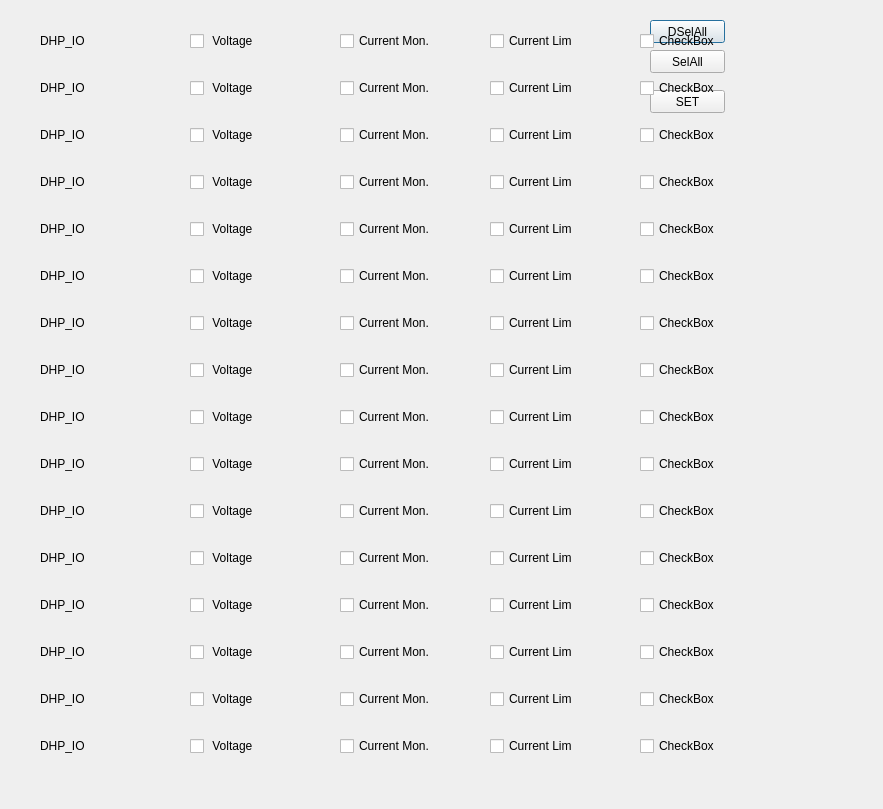
<?xml version="1.0" encoding="UTF-8"?>
<ui version="4.0">
 <class>Dialog</class>
 <widget class="QDialog" name="Dialog">
  <property name="geometry">
   <rect>
    <x>0</x>
    <y>0</y>
    <width>883</width>
    <height>809</height>
   </rect>
  </property>
  <property name="windowTitle">
   <string>Dialog</string>
  </property>
  <widget class="QPushButton" name="pushButton">
   <property name="geometry">
    <rect>
     <x>650</x>
     <y>20</y>
     <width>75</width>
     <height>23</height>
    </rect>
   </property>
   <property name="text">
    <string>DSelAll</string>
   </property>
  </widget>
  <widget class="QPushButton" name="pushButton_2">
   <property name="geometry">
    <rect>
     <x>650</x>
     <y>50</y>
     <width>75</width>
     <height>23</height>
    </rect>
   </property>
   <property name="text">
    <string>SelAll</string>
   </property>
  </widget>
  <widget class="QPushButton" name="pushButton_3">
   <property name="geometry">
    <rect>
     <x>650</x>
     <y>90</y>
     <width>75</width>
     <height>23</height>
    </rect>
   </property>
   <property name="text">
    <string>SET</string>
   </property>
  </widget>
  <widget class="QWidget" name="verticalLayoutWidget">
   <property name="geometry">
    <rect>
     <x>30</x>
     <y>20</y>
     <width>764</width>
     <height>761</height>
    </rect>
   </property>
   <layout class="QVBoxLayout" name="verticalLayout">
    <item>
     <layout class="QHBoxLayout" name="Channel_10">
      <property name="margin">
       <number>10</number>
      </property>
      <item>
       <widget class="QLabel" name="ChannelLabel_10">
        <property name="text">
         <string>DHP_IO</string>
        </property>
       </widget>
      </item>
      <item>
       <widget class="QCheckBox" name="checkBox_37">
        <property name="text">
         <string> Voltage</string>
        </property>
       </widget>
      </item>
      <item>
       <widget class="QCheckBox" name="checkBox_38">
        <property name="text">
         <string>Current Mon.</string>
        </property>
       </widget>
      </item>
      <item>
       <widget class="QCheckBox" name="checkBox_39">
        <property name="text">
         <string>Current Lim</string>
        </property>
       </widget>
      </item>
      <item>
       <widget class="QCheckBox" name="checkBox_40">
        <property name="text">
         <string>CheckBox</string>
        </property>
       </widget>
      </item>
     </layout>
    </item>
    <item>
     <layout class="QHBoxLayout" name="Channel_9">
      <property name="margin">
       <number>10</number>
      </property>
      <item>
       <widget class="QLabel" name="ChannelLabel_9">
        <property name="text">
         <string>DHP_IO</string>
        </property>
       </widget>
      </item>
      <item>
       <widget class="QCheckBox" name="checkBox_33">
        <property name="text">
         <string> Voltage</string>
        </property>
       </widget>
      </item>
      <item>
       <widget class="QCheckBox" name="checkBox_34">
        <property name="text">
         <string>Current Mon.</string>
        </property>
       </widget>
      </item>
      <item>
       <widget class="QCheckBox" name="checkBox_35">
        <property name="text">
         <string>Current Lim</string>
        </property>
       </widget>
      </item>
      <item>
       <widget class="QCheckBox" name="checkBox_36">
        <property name="text">
         <string>CheckBox</string>
        </property>
       </widget>
      </item>
     </layout>
    </item>
    <item>
     <layout class="QHBoxLayout" name="Channel_14">
      <property name="margin">
       <number>10</number>
      </property>
      <item>
       <widget class="QLabel" name="ChannelLabel_14">
        <property name="text">
         <string>DHP_IO</string>
        </property>
       </widget>
      </item>
      <item>
       <widget class="QCheckBox" name="checkBox_53">
        <property name="text">
         <string> Voltage</string>
        </property>
       </widget>
      </item>
      <item>
       <widget class="QCheckBox" name="checkBox_54">
        <property name="text">
         <string>Current Mon.</string>
        </property>
       </widget>
      </item>
      <item>
       <widget class="QCheckBox" name="checkBox_55">
        <property name="text">
         <string>Current Lim</string>
        </property>
       </widget>
      </item>
      <item>
       <widget class="QCheckBox" name="checkBox_56">
        <property name="text">
         <string>CheckBox</string>
        </property>
       </widget>
      </item>
     </layout>
    </item>
    <item>
     <layout class="QHBoxLayout" name="Channel_13">
      <property name="margin">
       <number>10</number>
      </property>
      <item>
       <widget class="QLabel" name="ChannelLabel_13">
        <property name="text">
         <string>DHP_IO</string>
        </property>
       </widget>
      </item>
      <item>
       <widget class="QCheckBox" name="checkBox_49">
        <property name="text">
         <string> Voltage</string>
        </property>
       </widget>
      </item>
      <item>
       <widget class="QCheckBox" name="checkBox_50">
        <property name="text">
         <string>Current Mon.</string>
        </property>
       </widget>
      </item>
      <item>
       <widget class="QCheckBox" name="checkBox_51">
        <property name="text">
         <string>Current Lim</string>
        </property>
       </widget>
      </item>
      <item>
       <widget class="QCheckBox" name="checkBox_52">
        <property name="text">
         <string>CheckBox</string>
        </property>
       </widget>
      </item>
     </layout>
    </item>
    <item>
     <layout class="QHBoxLayout" name="Channel_12">
      <property name="margin">
       <number>10</number>
      </property>
      <item>
       <widget class="QLabel" name="ChannelLabel_12">
        <property name="text">
         <string>DHP_IO</string>
        </property>
       </widget>
      </item>
      <item>
       <widget class="QCheckBox" name="checkBox_45">
        <property name="text">
         <string> Voltage</string>
        </property>
       </widget>
      </item>
      <item>
       <widget class="QCheckBox" name="checkBox_46">
        <property name="text">
         <string>Current Mon.</string>
        </property>
       </widget>
      </item>
      <item>
       <widget class="QCheckBox" name="checkBox_47">
        <property name="text">
         <string>Current Lim</string>
        </property>
       </widget>
      </item>
      <item>
       <widget class="QCheckBox" name="checkBox_48">
        <property name="text">
         <string>CheckBox</string>
        </property>
       </widget>
      </item>
     </layout>
    </item>
    <item>
     <layout class="QHBoxLayout" name="Channel_7">
      <property name="margin">
       <number>10</number>
      </property>
      <item>
       <widget class="QLabel" name="ChannelLabel_7">
        <property name="text">
         <string>DHP_IO</string>
        </property>
       </widget>
      </item>
      <item>
       <widget class="QCheckBox" name="checkBox_25">
        <property name="text">
         <string> Voltage</string>
        </property>
       </widget>
      </item>
      <item>
       <widget class="QCheckBox" name="checkBox_26">
        <property name="text">
         <string>Current Mon.</string>
        </property>
       </widget>
      </item>
      <item>
       <widget class="QCheckBox" name="checkBox_27">
        <property name="text">
         <string>Current Lim</string>
        </property>
       </widget>
      </item>
      <item>
       <widget class="QCheckBox" name="checkBox_28">
        <property name="text">
         <string>CheckBox</string>
        </property>
       </widget>
      </item>
     </layout>
    </item>
    <item>
     <layout class="QHBoxLayout" name="Channel_2">
      <property name="margin">
       <number>10</number>
      </property>
      <item>
       <widget class="QLabel" name="ChannelLabel_2">
        <property name="text">
         <string>DHP_IO</string>
        </property>
       </widget>
      </item>
      <item>
       <widget class="QCheckBox" name="checkBox_5">
        <property name="text">
         <string> Voltage</string>
        </property>
       </widget>
      </item>
      <item>
       <widget class="QCheckBox" name="checkBox_6">
        <property name="text">
         <string>Current Mon.</string>
        </property>
       </widget>
      </item>
      <item>
       <widget class="QCheckBox" name="checkBox_7">
        <property name="text">
         <string>Current Lim</string>
        </property>
       </widget>
      </item>
      <item>
       <widget class="QCheckBox" name="checkBox_8">
        <property name="text">
         <string>CheckBox</string>
        </property>
       </widget>
      </item>
     </layout>
    </item>
    <item>
     <layout class="QHBoxLayout" name="Channel">
      <property name="margin">
       <number>10</number>
      </property>
      <item>
       <widget class="QLabel" name="ChannelLabel">
        <property name="text">
         <string>DHP_IO</string>
        </property>
       </widget>
      </item>
      <item>
       <widget class="QCheckBox" name="checkBox_4">
        <property name="text">
         <string> Voltage</string>
        </property>
       </widget>
      </item>
      <item>
       <widget class="QCheckBox" name="checkBox_3">
        <property name="text">
         <string>Current Mon.</string>
        </property>
       </widget>
      </item>
      <item>
       <widget class="QCheckBox" name="checkBox_2">
        <property name="text">
         <string>Current Lim</string>
        </property>
       </widget>
      </item>
      <item>
       <widget class="QCheckBox" name="checkBox">
        <property name="text">
         <string>CheckBox</string>
        </property>
       </widget>
      </item>
     </layout>
    </item>
    <item>
     <layout class="QHBoxLayout" name="Channel_15">
      <property name="margin">
       <number>10</number>
      </property>
      <item>
       <widget class="QLabel" name="ChannelLabel_15">
        <property name="text">
         <string>DHP_IO</string>
        </property>
       </widget>
      </item>
      <item>
       <widget class="QCheckBox" name="checkBox_57">
        <property name="text">
         <string> Voltage</string>
        </property>
       </widget>
      </item>
      <item>
       <widget class="QCheckBox" name="checkBox_58">
        <property name="text">
         <string>Current Mon.</string>
        </property>
       </widget>
      </item>
      <item>
       <widget class="QCheckBox" name="checkBox_59">
        <property name="text">
         <string>Current Lim</string>
        </property>
       </widget>
      </item>
      <item>
       <widget class="QCheckBox" name="checkBox_60">
        <property name="text">
         <string>CheckBox</string>
        </property>
       </widget>
      </item>
     </layout>
    </item>
    <item>
     <layout class="QHBoxLayout" name="Channel_5">
      <property name="margin">
       <number>10</number>
      </property>
      <item>
       <widget class="QLabel" name="ChannelLabel_5">
        <property name="text">
         <string>DHP_IO</string>
        </property>
       </widget>
      </item>
      <item>
       <widget class="QCheckBox" name="checkBox_17">
        <property name="text">
         <string> Voltage</string>
        </property>
       </widget>
      </item>
      <item>
       <widget class="QCheckBox" name="checkBox_18">
        <property name="text">
         <string>Current Mon.</string>
        </property>
       </widget>
      </item>
      <item>
       <widget class="QCheckBox" name="checkBox_19">
        <property name="text">
         <string>Current Lim</string>
        </property>
       </widget>
      </item>
      <item>
       <widget class="QCheckBox" name="checkBox_20">
        <property name="text">
         <string>CheckBox</string>
        </property>
       </widget>
      </item>
     </layout>
    </item>
    <item>
     <layout class="QHBoxLayout" name="Channel_8">
      <property name="margin">
       <number>10</number>
      </property>
      <item>
       <widget class="QLabel" name="ChannelLabel_8">
        <property name="text">
         <string>DHP_IO</string>
        </property>
       </widget>
      </item>
      <item>
       <widget class="QCheckBox" name="checkBox_29">
        <property name="text">
         <string> Voltage</string>
        </property>
       </widget>
      </item>
      <item>
       <widget class="QCheckBox" name="checkBox_30">
        <property name="text">
         <string>Current Mon.</string>
        </property>
       </widget>
      </item>
      <item>
       <widget class="QCheckBox" name="checkBox_31">
        <property name="text">
         <string>Current Lim</string>
        </property>
       </widget>
      </item>
      <item>
       <widget class="QCheckBox" name="checkBox_32">
        <property name="text">
         <string>CheckBox</string>
        </property>
       </widget>
      </item>
     </layout>
    </item>
    <item>
     <layout class="QHBoxLayout" name="Channel_16">
      <property name="margin">
       <number>10</number>
      </property>
      <item>
       <widget class="QLabel" name="ChannelLabel_16">
        <property name="text">
         <string>DHP_IO</string>
        </property>
       </widget>
      </item>
      <item>
       <widget class="QCheckBox" name="checkBox_61">
        <property name="text">
         <string> Voltage</string>
        </property>
       </widget>
      </item>
      <item>
       <widget class="QCheckBox" name="checkBox_62">
        <property name="text">
         <string>Current Mon.</string>
        </property>
       </widget>
      </item>
      <item>
       <widget class="QCheckBox" name="checkBox_63">
        <property name="text">
         <string>Current Lim</string>
        </property>
       </widget>
      </item>
      <item>
       <widget class="QCheckBox" name="checkBox_64">
        <property name="text">
         <string>CheckBox</string>
        </property>
       </widget>
      </item>
     </layout>
    </item>
    <item>
     <layout class="QHBoxLayout" name="Channel_4">
      <property name="margin">
       <number>10</number>
      </property>
      <item>
       <widget class="QLabel" name="ChannelLabel_4">
        <property name="text">
         <string>DHP_IO</string>
        </property>
       </widget>
      </item>
      <item>
       <widget class="QCheckBox" name="checkBox_13">
        <property name="text">
         <string> Voltage</string>
        </property>
       </widget>
      </item>
      <item>
       <widget class="QCheckBox" name="checkBox_14">
        <property name="text">
         <string>Current Mon.</string>
        </property>
       </widget>
      </item>
      <item>
       <widget class="QCheckBox" name="checkBox_15">
        <property name="text">
         <string>Current Lim</string>
        </property>
       </widget>
      </item>
      <item>
       <widget class="QCheckBox" name="checkBox_16">
        <property name="text">
         <string>CheckBox</string>
        </property>
       </widget>
      </item>
     </layout>
    </item>
    <item>
     <layout class="QHBoxLayout" name="Channel_6">
      <property name="margin">
       <number>10</number>
      </property>
      <item>
       <widget class="QLabel" name="ChannelLabel_6">
        <property name="text">
         <string>DHP_IO</string>
        </property>
       </widget>
      </item>
      <item>
       <widget class="QCheckBox" name="checkBox_21">
        <property name="text">
         <string> Voltage</string>
        </property>
       </widget>
      </item>
      <item>
       <widget class="QCheckBox" name="checkBox_22">
        <property name="text">
         <string>Current Mon.</string>
        </property>
       </widget>
      </item>
      <item>
       <widget class="QCheckBox" name="checkBox_23">
        <property name="text">
         <string>Current Lim</string>
        </property>
       </widget>
      </item>
      <item>
       <widget class="QCheckBox" name="checkBox_24">
        <property name="text">
         <string>CheckBox</string>
        </property>
       </widget>
      </item>
     </layout>
    </item>
    <item>
     <layout class="QHBoxLayout" name="Channel_3">
      <property name="margin">
       <number>10</number>
      </property>
      <item>
       <widget class="QLabel" name="ChannelLabel_3">
        <property name="text">
         <string>DHP_IO</string>
        </property>
       </widget>
      </item>
      <item>
       <widget class="QCheckBox" name="checkBox_9">
        <property name="text">
         <string> Voltage</string>
        </property>
       </widget>
      </item>
      <item>
       <widget class="QCheckBox" name="checkBox_10">
        <property name="text">
         <string>Current Mon.</string>
        </property>
       </widget>
      </item>
      <item>
       <widget class="QCheckBox" name="checkBox_11">
        <property name="text">
         <string>Current Lim</string>
        </property>
       </widget>
      </item>
      <item>
       <widget class="QCheckBox" name="checkBox_12">
        <property name="text">
         <string>CheckBox</string>
        </property>
       </widget>
      </item>
     </layout>
    </item>
    <item>
     <layout class="QHBoxLayout" name="Channel_11">
      <property name="margin">
       <number>10</number>
      </property>
      <item>
       <widget class="QLabel" name="ChannelLabel_11">
        <property name="text">
         <string>DHP_IO</string>
        </property>
       </widget>
      </item>
      <item>
       <widget class="QCheckBox" name="checkBox_41">
        <property name="text">
         <string> Voltage</string>
        </property>
       </widget>
      </item>
      <item>
       <widget class="QCheckBox" name="checkBox_42">
        <property name="text">
         <string>Current Mon.</string>
        </property>
       </widget>
      </item>
      <item>
       <widget class="QCheckBox" name="checkBox_43">
        <property name="text">
         <string>Current Lim</string>
        </property>
       </widget>
      </item>
      <item>
       <widget class="QCheckBox" name="checkBox_44">
        <property name="text">
         <string>CheckBox</string>
        </property>
       </widget>
      </item>
     </layout>
    </item>
   </layout>
  </widget>
 </widget>
 <resources/>
 <connections/>
</ui>
